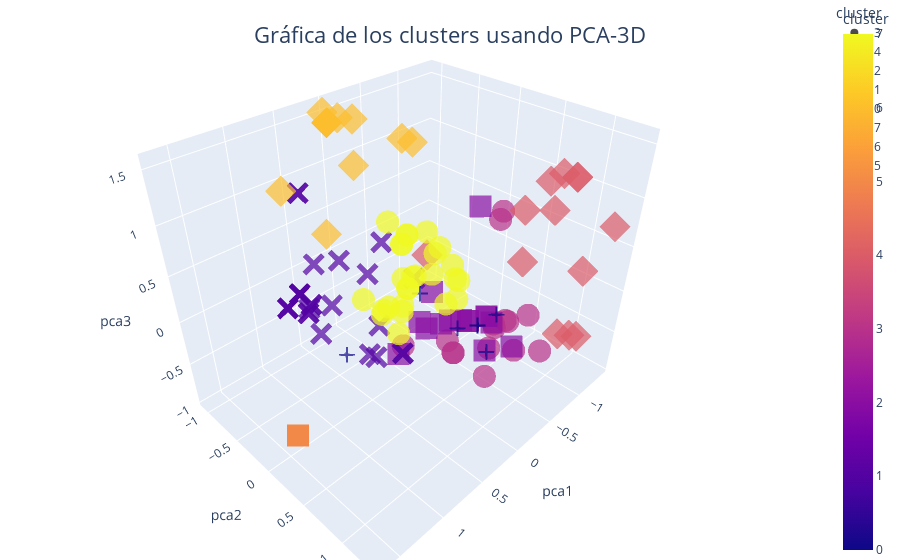

Notebook source saved alongside this figure:
### Markdown cell above
Graficamos la disperción por cada uno de los clusters.

### Code cell
fig = px.scatter_3d(pca_df_3d, x='pca1',y='pca2',z='pca3',color='cluster',symbol='cluster',size_max=18,opacity=0.7)
fig.update_layout(
    margin=dict(l=0,r=0,b=0,t=0),
    title={
                'text': 'Gráfica de los clusters usando PCA-3D',
                'y':0.95,
                'x':0.5,
                'xanchor': 'center',
                'yanchor': 'top',
                'font_size': 22
                }
            )

### Figure 1 — Plotly figure (JSON) as saved in the notebook; plotly's stock layout.template omitted (floating-point values rounded to 4 significant figures)
{"data": [{"hovertemplate": "cluster=%{marker.color}<br>pca1=%{x}<br>pca2=%{y}<br>pca3=%{z}<extra></extra>", "legendgroup": "3", "marker": {"color": [3, 3, 3, 3, 3, 3, 3, 3, 3, 3, 3, 3, 3, 3, 3], "coloraxis": "coloraxis", "opacity": 0.7, "symbol": "circle"}, "mode": "markers", "name": "3", "scene": "scene", "showlegend": true, "type": "scatter3d", "x": [-0.4405, -0.6171, -0.8389, -0.2261, -0.01674, -0.6237, -0.8143, -0.8445, -0.6903, -0.1715, -0.2571, -0.7172, -1.125, -1.019, -0.1715], "y": [0.9456, 0.5624, 0.5415, 0.3108, -0.09429, 0.525, 0.39, 0.569, 0.5231, 0.438, 0.7715, 1.056, 0.6188, 0.2661, 0.438], "z": [-0.3803, -0.3847, -0.4775, -0.516, -0.7005, -0.723, 0.6465, -0.4802, -0.4963, -0.5602, -0.7053, -0.492, -0.5269, 0.6016, -0.5602]}, {"hovertemplate": "cluster=%{marker.color}<br>pca1=%{x}<br>pca2=%{y}<br>pca3=%{z}<extra></extra>", "legendgroup": "4", "marker": {"color": [4, 4, 4, 4, 4, 4, 4, 4, 4, 4, 4, 4, 4], "coloraxis": "coloraxis", "opacity": 0.7, "symbol": "diamond"}, "mode": "markers", "name": "4", "scene": "scene", "showlegend": true, "type": "scatter3d", "x": [-0.9941, -0.6955, -0.8695, -0.8898, -0.2257, -1.026, -1.188, -0.6046, -0.8239, -0.9941, -0.2282, -1.392, 0.6961], "y": [1.011, 1.226, 1.252, 1.314, 1.304, 1.193, 1.333, 0.8229, 0.8662, 1.011, 1.043, 0.6444, 0.8829], "z": [1.234, -0.1664, -0.2691, -0.2571, 1.339, 0.3517, 0.8072, 0.4769, 1.207, 1.234, 1.236, 1.001, 1.178]}, {"hovertemplate": "cluster=%{marker.color}<br>pca1=%{x}<br>pca2=%{y}<br>pca3=%{z}<extra></extra>", "legendgroup": "2", "marker": {"color": [2, 2, 2, 2, 2, 2, 2, 2, 2, 2, 2, 2, 2, 2, 2], "coloraxis": "coloraxis", "opacity": 0.7, "symbol": "square"}, "mode": "markers", "name": "2", "scene": "scene", "showlegend": true, "type": "scatter3d", "x": [0.1754, 0.06367, 0.2725, 0.03958, 0.3838, -0.1306, 0.5312, 0.01935, 0.01935, -0.1293, -0.1306, -0.242, 0.1829, 0.01267, -0.1182], "y": [0.6788, 0.4757, 0.4944, 0.6853, 0.5143, 0.8304, 0.4078, 0.7472, 0.7472, 0.6829, 0.8304, 0.8105, 1.074, 1.219, 0.1907], "z": [0.1744, -0.04269, 0.03577, 0.1058, 0.1815, 0.1329, -0.1551, 0.1178, 0.1178, 1.167, 0.1329, -0.01281, 0.08295, 0.11, 0.07037]}, {"hovertemplate": "cluster=%{marker.color}<br>pca1=%{x}<br>pca2=%{y}<br>pca3=%{z}<extra></extra>", "legendgroup": "1", "marker": {"color": [1, 1, 1, 1, 1, 1, 1, 1, 1, 1, 1, 1, 1, 1, 1, 1, 1, 1, 1, 1, 1, 1, 1, 1, 1, 1], "coloraxis": "coloraxis", "opacity": 0.7, "symbol": "x"}, "mode": "markers", "name": "1", "scene": "scene", "showlegend": true, "type": "scatter3d", "x": [0.4448, 0.7912, 0.621, 0.6536, 0.2549, 0.621, 0.6425, 0.5696, 0.5696, 0.6912, 0.7593, 0.5795, 0.5696, 0.5696, 0.8614, 0.7168, 0.5466, 0.8614, 0.03839, 0.5766, 0.6912, 0.5766, 0.8614, 0.4209, 0.4209, 0.4093], "y": [0.0696, 0.4093, 0.5544, 0.1656, 0.3261, 0.5544, 0.345, -0.961, -0.961, -0.6035, -0.3962, -0.8066, -0.961, -0.961, -0.7485, -0.4678, -0.3227, -0.7485, -0.5344, -0.8327, -0.6035, -0.8327, -0.7485, -1.025, -1.025, -0.6615], "z": [-0.08111, -0.02816, -0.001053, -0.2344, 0.4785, -0.001053, 1.021, -0.1991, -0.1991, -0.07494, -0.2666, -0.292, -0.1991, -0.1991, -0.102, 0.4632, 0.4903, -0.102, -0.006991, -0.3644, -0.07494, -0.3644, -0.102, 0.8501, 0.8501, -0.2649]}, {"hovertemplate": "cluster=%{marker.color}<br>pca1=%{x}<br>pca2=%{y}<br>pca3=%{z}<extra></extra>", "legendgroup": "0", "marker": {"color": [0, 0, 0, 0, 0, 0, 0], "coloraxis": "coloraxis", "opacity": 0.7, "symbol": "cross"}, "mode": "markers", "name": "0", "scene": "scene", "showlegend": true, "type": "scatter3d", "x": [-0.6266, -0.8563, -1.027, -0.9049, 0.6252, -1.027, -0.9745], "y": [0.4988, -0.08971, 0.05533, -0.7189, -0.2035, 0.05533, 0.3305], "z": [-0.7955, -0.9569, -0.9298, -0.8326, -0.4888, -0.9298, -0.5973]}, {"hovertemplate": "cluster=%{marker.color}<br>pca1=%{x}<br>pca2=%{y}<br>pca3=%{z}<extra></extra>", "legendgroup": "7", "marker": {"color": [7, 7, 7, 7, 7, 7, 7, 7, 7, 7, 7, 7, 7, 7, 7, 7, 7, 7, 7, 7, 7, 7, 7, 7, 7, 7], "coloraxis": "coloraxis", "opacity": 0.7, "symbol": "circle"}, "mode": "markers", "name": "7", "scene": "scene", "showlegend": true, "type": "scatter3d", "x": [-0.6201, -0.6586, -0.6586, -0.9119, -0.8835, -0.6201, -1.061, -0.3862, -0.5319, -0.455, -1.082, -1.023, -0.5222, -0.3832, -0.1559, -0.9788, -0.9504, -0.8264, -0.9504, -1.121, -0.5564, -0.605, -0.2715, -0.2399, -0.6747, -0.8595], "y": [-0.6347, -0.7652, -0.7652, -0.8473, -0.7807, -0.6347, -0.2793, -0.804, -0.8422, 0.0733, -0.7022, -0.2988, -0.6145, -0.7779, -0.847, -0.5014, -0.9778, -0.09826, -0.9778, -0.8327, -0.659, -0.2273, -0.5748, -0.3897, -0.7619, -0.206], "z": [-0.5701, -0.07356, -0.07356, -0.6672, -0.6045, -0.5701, -0.5072, -0.8965, 0.2252, -0.3139, -0.6401, -0.473, -0.7486, -0.824, -0.5899, -0.1391, -0.1707, -0.54, -0.1707, -0.1436, -0.8694, 0.08351, -0.607, -0.8469, -0.526, -0.1721]}, {"hovertemplate": "cluster=%{marker.color}<br>pca1=%{x}<br>pca2=%{y}<br>pca3=%{z}<extra></extra>", "legendgroup": "6", "marker": {"color": [6, 6, 6, 6, 6, 6, 6, 6, 6, 6, 6, 6], "coloraxis": "coloraxis", "opacity": 0.7, "symbol": "diamond"}, "mode": "markers", "name": "6", "scene": "scene", "showlegend": true, "type": "scatter3d", "x": [-0.8619, -0.1364, 0.1554, 0.04837, -0.0148, 0.1554, 0.6581, 0.1008, 0.1554, 0.1554, 0.3041, -1.099], "y": [-0.9568, -1.071, -0.8583, -0.6515, -0.7132, -0.8583, -0.94, -0.9854, -0.8583, -0.8583, -0.7939, -1.042], "z": [1.02, 1.411, 1.508, 1.132, 1.535, 1.508, 0.9914, 1.552, 1.508, 1.508, 0.4585, 0.8786]}, {"hovertemplate": "cluster=%{marker.color}<br>pca1=%{x}<br>pca2=%{y}<br>pca3=%{z}<extra></extra>", "legendgroup": "5", "marker": {"color": [5, 5, 5, 5, 5, 5, 5, 5, 5, 5, 5, 5, 5, 5, 5], "coloraxis": "coloraxis", "opacity": 0.7, "symbol": "square"}, "mode": "markers", "name": "5", "scene": "scene", "showlegend": true, "type": "scatter3d", "x": [1.647, 1.647, 1.647, 1.647, 1.647, 1.647, 1.647, 1.647, 1.647, 1.647, 1.647, 1.647, 1.647, 1.647, 1.647], "y": [0.4007, 0.4007, 0.4007, 0.4007, 0.4007, 0.4007, 0.4007, 0.4007, 0.4007, 0.4007, 0.4007, 0.4007, 0.4007, 0.4007, 0.4007], "z": [-0.3253, -0.3253, -0.3253, -0.3253, -0.3253, -0.3253, -0.3253, -0.3253, -0.3253, -0.3253, -0.3253, -0.3253, -0.3253, -0.3253, -0.3253]}], "layout": {"coloraxis": {"colorbar": {"title": {"text": "cluster"}}, "colorscale": [[0, "#0d0887"], [0.1111, "#46039f"], [0.2222, "#7201a8"], [0.3333, "#9c179e"], [0.4444, "#bd3786"], [0.5556, "#d8576b"], [0.6667, "#ed7953"], [0.7778, "#fb9f3a"], [0.8889, "#fdca26"], [1, "#f0f921"]]}, "legend": {"title": {"text": "cluster"}, "tracegroupgap": 0}, "margin": {"b": 0, "l": 0, "r": 0, "t": 0}, "scene": {"domain": {"x": [0, 1], "y": [0, 1]}, "xaxis": {"title": {"text": "pca1"}}, "yaxis": {"title": {"text": "pca2"}}, "zaxis": {"title": {"text": "pca3"}}}, "title": {"font": {"size": 22}, "text": "Gráfica de los clusters usando PCA-3D", "x": 0.5, "xanchor": "center", "y": 0.95, "yanchor": "top"}}}
